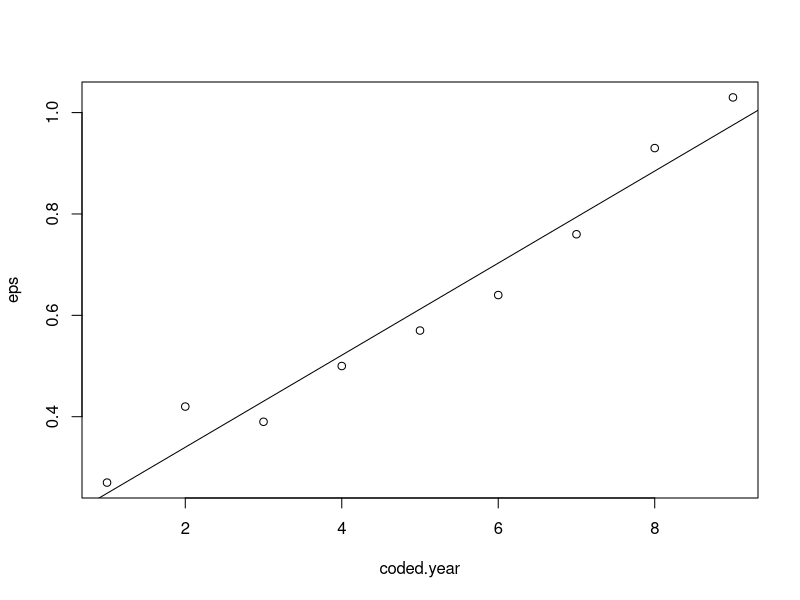
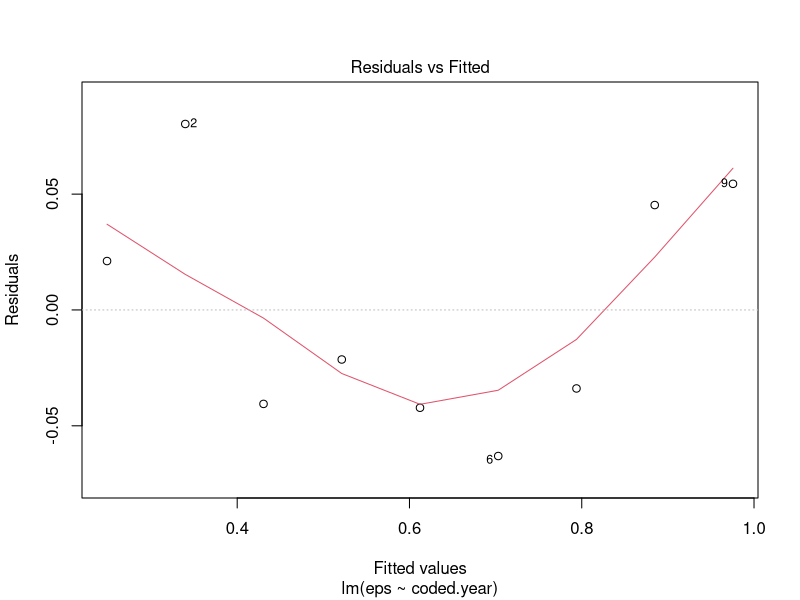
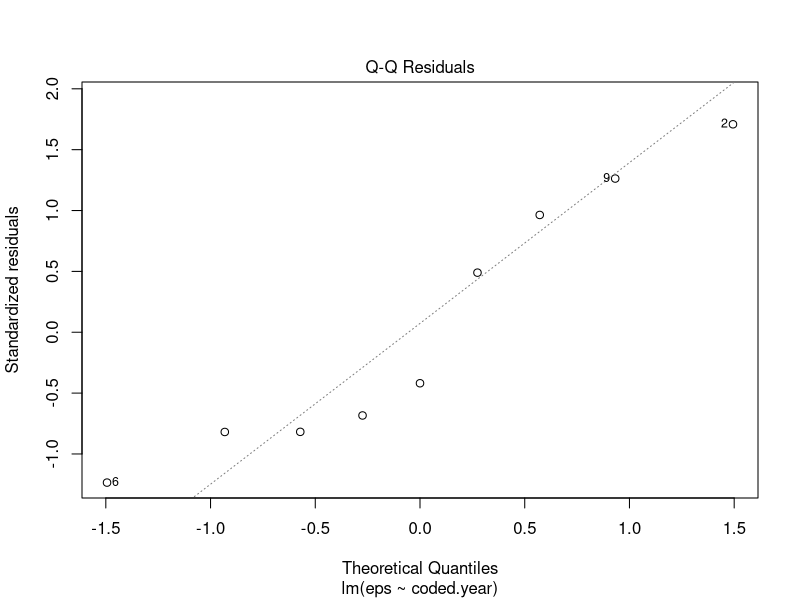
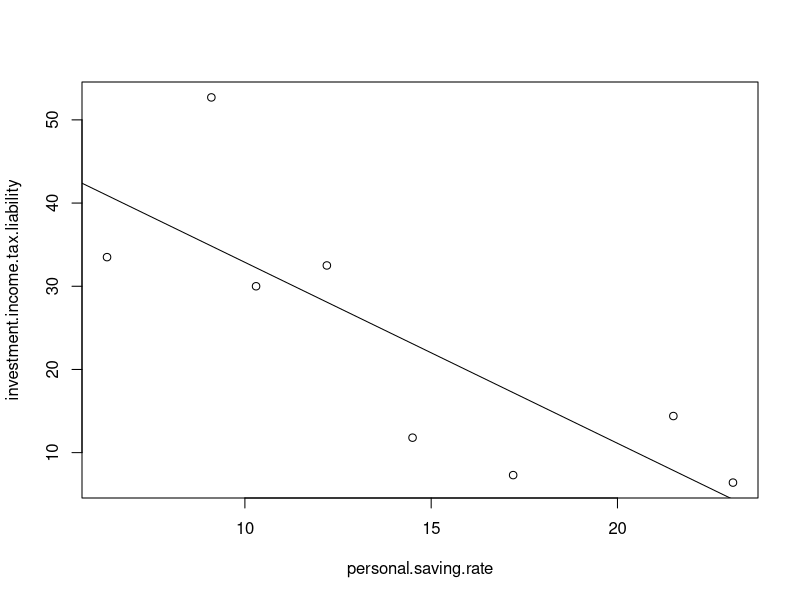
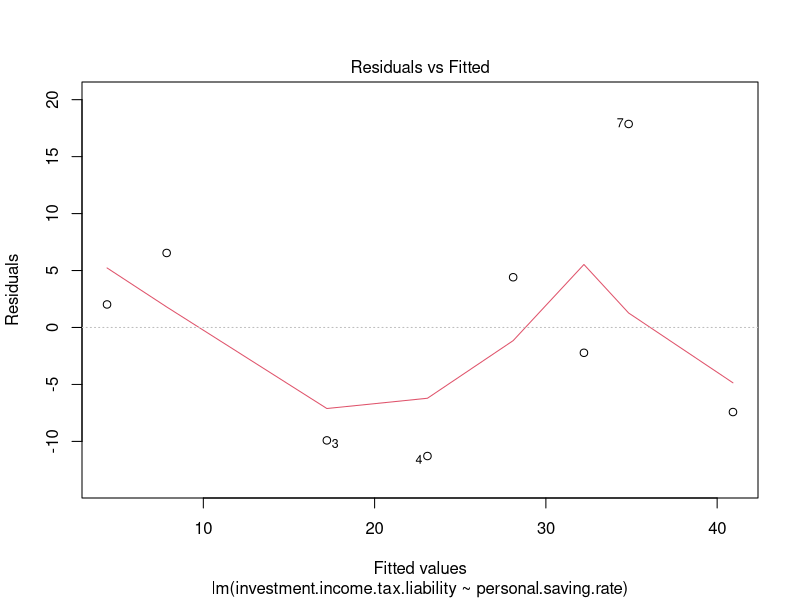
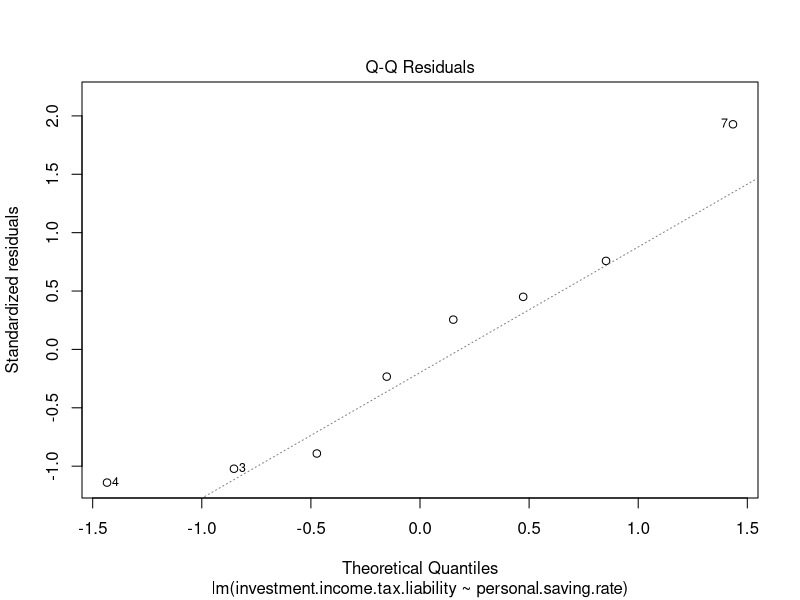
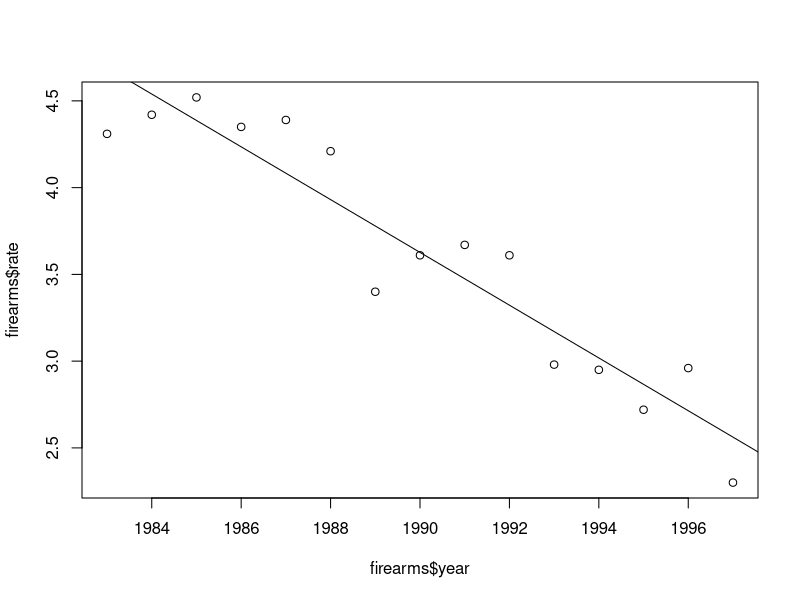

Generate these figures, in order, with R:
eps <- c(0.27, 0.42,0.39,0.50,0.57,0.64,0.76,0.93,1.03)
coded.year <- c(1,2,3,4,5,6,7,8,9)
plot(coded.year,eps)
reg.eps.coded <- lm(eps ~ coded.year)
abline(reg.eps.coded)
summary(reg.eps.coded)

# (c) estimates : (1) intercept 0.158056 (2) predictor: 0.090833 (3) Se(e) = 0.05466 (4) R^2 = 0.9595

# (d) t-value = 12.87 , p-value : P(T > 12.87) = 3.97e-06, as it two way?

# (e) f-statistic = 165.7 now T^2 = F so, sqrt(165.7) = 12.87 = t-value 

# (f) assumption e ~ N(0,sigma^2), yi independent
res.fit <- plot(reg.eps.coded, which = 1)
# residuals follow a U pattern this means there is “Violation of linearity assumption" is residuals are not centred around 0. For sigma^2 we can cleary see the dsitribtion varies constantly scatted random and dollow now uperwards fanshape! 
qqplot.reg <- plot(reg.eps.coded, which =2)
# is it normall ditributed ? As it follows a S-shape particualry in the tails, (1) Right Hands tail (botton) (bigger tail!) (2) Left hand tail (fatter tails)



# Question 2 
personal.saving.rate <- c(23.1,21.5,17.2,14.5,12.2,10.3,9.1,6.3)
investment.income.tax.liability <- c(6.4,14.4,7.3,11.8,32.5,30.0,52.7,33.5)
plot(personal.saving.rate, investment.income.tax.liability)
#(a) does look linear how can we check?
reg.savings.invesment <- lm(investment.income.tax.liability ~ personal.saving.rate)
abline(reg.savings.invesment)
res.fit <- plot(reg.savings.invesment, which=1)
# variacne seems constant 
# Ei is not around the mean :(
qqplot.reg.personal.invesment <- plot(reg.savings.invesment, which=2)
# normally distributed. why? as it is 
#(b) 
summary(reg.savings.invesment)
# as there is only 1 predictor in this cas T^2 = F, so clearly using a hypothesis B1 = 0 of t-value(t-obs) : -3.247
# p-value: 0.0175 which is between 0.01 - 0.1, thus signifanct thus we have "some evidence" to reject the null hypothesis!

# Question 3 
# Alternatively, enter data
firearms=data.frame(year=1983:1997, rate=c(4.31,4.42,4.52,4.35,4.39,4.21,3.40,3.61,3.67,3.61,2.98,2.95,2.72,2.96,2.3))
reg.firearms <- lm(firearms$rate~firearms$year)
plot.firearms <- plot(firearms$rate~firearms$year)
abline(reg.firearms)
summary(reg.firearms)
